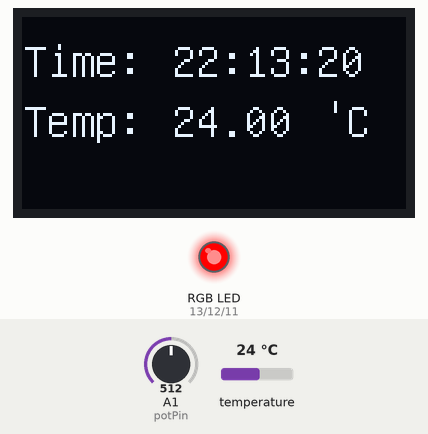
Bench run of a sketch on a simulated Arduino Uno, built with avr-gcc and run on an emulated ATmega328P. On the bench: 128×64 one-colour display, an RGB LED mixed from three pins (HIGH = lit). The inputs (shaded band) are chosen by the test bench; at power-on: temperature 24 °C, A1 (potPin) = 512. The local clock reads 2024-03-15 10:24:30 at power-on unless the sketch sets it; what the sketch prints to the serial monitor is not drawn.

Above: at 1.2 s.
1.3 s: temperature set to 22.7 °C
At 2.4 s:
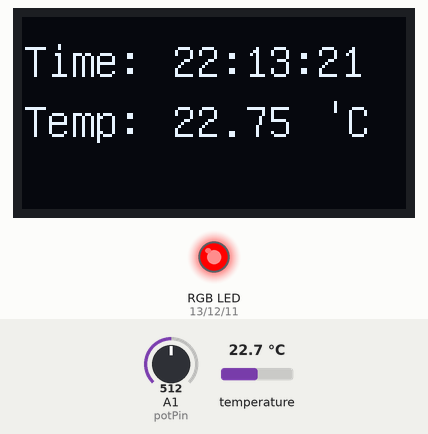
4.0 s: temperature set to 21.3 °C
At 6.4 s:
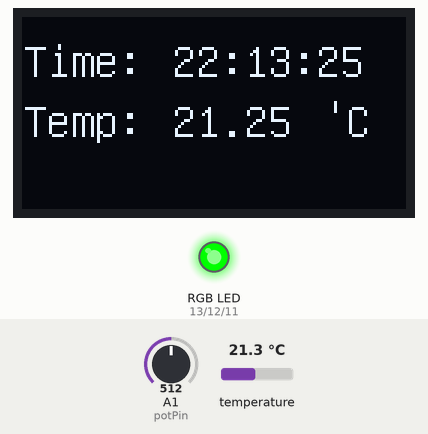
7.0 s: A1 (potPin) set to 484
9.1 s: A1 (potPin) set to 470
At 11.9 s:
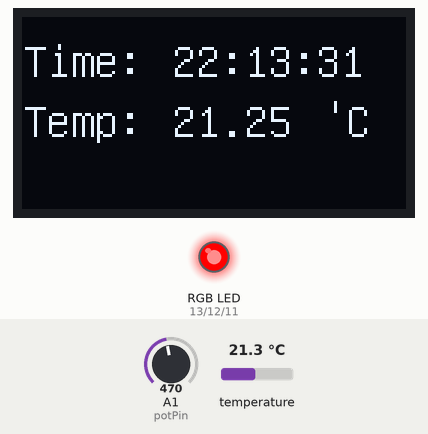
12.1 s: temperature set to 12 °C
At 13.4 s:
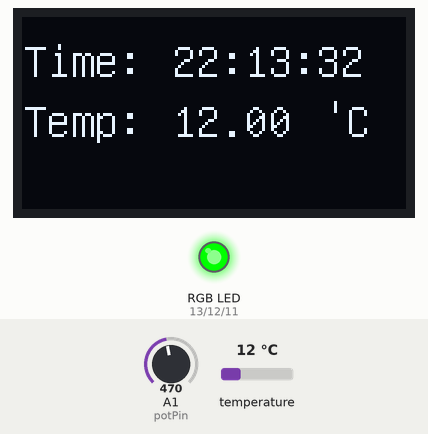
Timing chart, 0 to 15.1 s (numbered marks = the images above; inputs shaded):
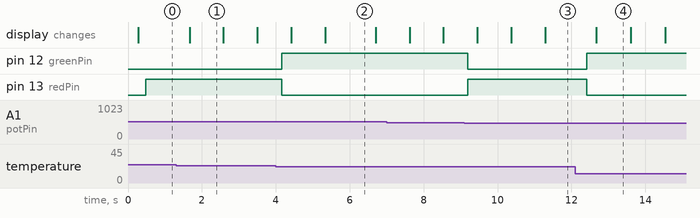

The sketch:

klockprojekt_lovisa.ino
```cpp
//inkludera olika libraries
#include <RTClib.h>
#include <Wire.h>
#include <U8glib.h>

// Init constants
const int potPin = A1;

// Init global variables
//RGB-dioden
int redPin = 13;
int greenPin = 12;
int bluePin = 11;

// construct objects
RTC_DS3231 rtc;
U8GLIB_SSD1306_128X64 u8g(U8G_I2C_OPT_NO_ACK);


void setup() {
  // Deklarerar outputs och inputs
  pinMode(potPin, INPUT);
  pinMode(redPin, OUTPUT);
  pinMode(greenPin, OUTPUT);
  pinMode(bluePin, OUTPUT);
  //seriellmonitorn
  Serial.begin(9600);

  // Init Hardware
  Wire.begin();
  rtc.begin();
  rtc.adjust(DateTime(F(__DATE__), F(__TIME__)));
  u8g.setFont(u8g_font_unifont);
}

void loop() {

  Serial.println(getThresh());
  String currentTime = getTime();
  float currentTemp = getTemp();

  // Draw both time and temperature in a single display update
  u8g.firstPage();
  do {
    // Display time
    u8g.drawStr(0, 20, "Time:");
    u8g.drawStr(50, 20, currentTime.c_str());
    // Display temperature
    u8g.drawStr(0, 40, "Temp:");
    u8g.drawStr(50, 40, String(currentTemp).c_str());
    u8g.drawStr(100, 40, "'C");
  } while (u8g.nextPage());
  delay(200);

  if(getTemp() > getThresh()){
    RGB_color(255, 0, 0);

  }else{
   RGB_color(0, 255, 0);
  }
}


/*
*This function reads time from an ds3231 module and package the time as a String
*Parameters: Void
*Returns: time in hh:mm:ss as String
*/
String getTime() {
  DateTime now = rtc.now();

  String newTime = String(now.hour());
  if (now.minute() < 10) {
    newTime = newTime + ":" + "0" + String(now.minute());
  }
  else {
    newTime = newTime + ":" + String(now.minute());
  }

  if (now.second() < 10) {
    newTime = newTime + ":" + "0" + String(now.second());
  }
  else {
    newTime = newTime + ":" + String(now.second());
  }

  return newTime;
}

/*
*This function reads temperature from an ds3231 module and package the temp as float
*Parameters: Void
*Returns: temprature as float */
float getTemp(){
  return rtc.getTemperature();
}

/*
*This function reads the potentiometer and sets the span of 0-1023 to 15-30
*Parameter:
*Returns: threshhold for temperature*/

int getThresh() {
  return map(analogRead(potPin), 0, 1023, 15, 30);
  }

/*
*This function sets the RGB values for the RGB diode
*Parameter:
*/
void RGB_color(int red_light_value, int green_light_value, int blue_light_value)
 {
  analogWrite(redPin, red_light_value);
  analogWrite(greenPin, green_light_value);
  analogWrite(bluePin, blue_light_value);
 }
```

Measured:
- the behaviour switches between 22.2 and 22.1 °C on temperature (found by bisection; images 1 and 2)
- the behaviour switches between 478 and 477 on A1 (potPin) (found by bisection; images 2 and 3)
- after the input at 4.0 s, pin 12 (greenPin): LOW → HIGH after 0.16 s; pin 13 (redPin): HIGH → LOW after 0.16 s
- after the input at 9.1 s, pin 12 (greenPin): HIGH → LOW after 0.10 s; pin 13 (redPin): LOW → HIGH after 0.10 s
- after the input at 12.1 s, pin 12 (greenPin): LOW → HIGH after 0.31 s; pin 13 (redPin): HIGH → LOW after 0.31 s
- what the display in image 1 shows lasts 0.9 s, from 1.7 s to 2.6 s
